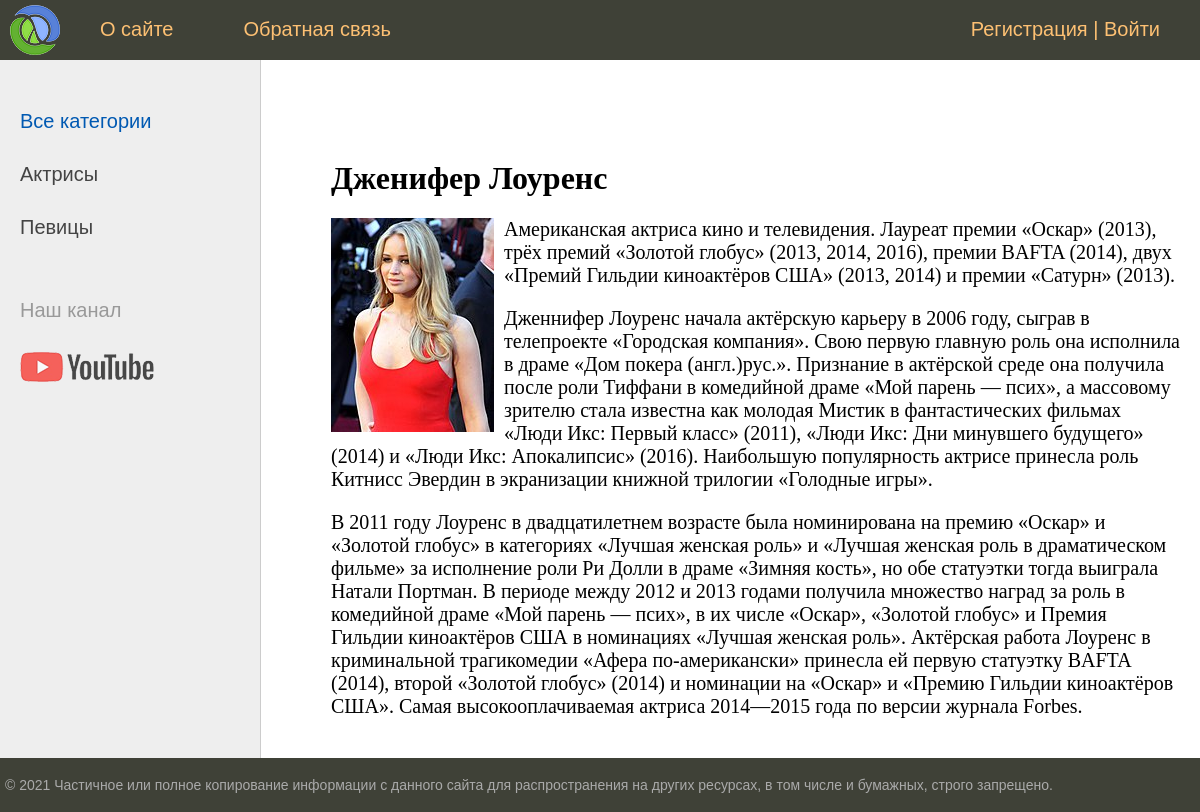
The page /post/dzhenifer-lourens/ on the database its author committed.
### women/models.py (models this page shows, shortened)
class Categories(models.Model):
    name = models.CharField(max_length=100, db_index=True, verbose_name='Категория')
    slug = models.SlugField(max_length=255, unique=True, db_index=True, verbose_name='URL')
    class Meta:
        verbose_name = 'Категория'
        verbose_name_plural = 'Категории'
        ordering = ['name']
    def get_absolute_url(self):
        return reverse('category', kwargs={'cat_slug' : self.slug})

class Women(models.Model):
    title = models.CharField(max_length=255, verbose_name='Заголовок')
    slug = models.SlugField(max_length=255, unique=True, db_index=True, verbose_name='URL')
    content = models.TextField(blank=True, verbose_name='Текст статьи')
    photo = models.ImageField(upload_to = 'photos/%Y/%m/%d/', verbose_name='Выбрать/Изменить фото')
    time_create = models.DateTimeField(auto_now_add=True, verbose_name='Время создания')
    time_update = models.DateTimeField(auto_now=True, verbose_name='Время изменения')
    is_published = models.BooleanField(default=True, verbose_name='Публикация')
    cat = models.ForeignKey('Categories', on_delete=models.PROTECT, verbose_name='Категория')
    class Meta:
        verbose_name = 'Известные женщины'
        verbose_name_plural = 'Известные женщины'
    def __str__(self) -> str:
        return self.title

### women/views.py (the view)
# urls.py: path('post/<slug:post_slug>/', ShowPost.as_view(), name='post'),
class ShowPost(DataMixin,DetailView):
    model = Women
    template_name = 'women/post.html'
    slug_url_kwarg = 'post_slug'
    context_object_name = 'post'
    def get_context_data(self, **kwargs):
        context = super().get_context_data(**kwargs)
        c_def = self.get_user_context(title = context['post'])
        return dict(list(context.items()) + list(c_def.items()))

### women/utils.py (called while the page is built)
    def get_user_context(self, **kwargs):
        context = kwargs
        cats = cache.get('cats')
        if not cats:
            cats = Categories.objects.annotate(Count('women'))
            cache.set('cats', cats, 60)
        user_menu = menu.copy()
        if not self.request.user.is_authenticated:
            user_menu.pop(2)
        context['menu'] = user_menu
        context['cats'] = cats
        if 'cat_selected' not in context:
            context['cat_selected'] = 0
        return context

### women/templates/women/post.html
{% extends 'women/base.html' %}
{% block content %}
<h1>{{ post.title }}</h1>
{% if post.photo %}
<p><img class="img-article-left" src="{{ post.photo.url }}" alt=""></p>
{% endif %}
{% autoescape off %}
{{ post.content|linebreaks }}
{% endautoescape %}
{% endblock %}

### women/templates/women/base.html (shortened to what this page needs)
{% load static %}
{% load women_tags %}
<!DOCTYPE html>
<html>
<head>
	<link type="text/css" href="{% static 'women/css/styles.css' %}" rel="stylesheet" />
</head>
<body>
<table class="table-page" border=0 cellpadding="0" cellspacing="0">
<tr><td valign=top>
{% block mainmenu %}
		<div class="header">
			<ul id="mainmenu" class="mainmenu">
			<li class="logo"><a href="{% url 'home' %}"><div class="logo"></div></a></li>
		{% for m in menu %}
			<li><a href="{% url m.url_name %}">{{m.title}}</a></li>
		{% endfor %}
		{% if request.user.is_authenticated %}
		<li class="last">{{ user.username }} | <a href="{% url 'logout' %}">Выйти</a></li>
		{% else %}
		<li class="last"><a href="{% url 'register' %}">Регистрация</a> | <a href="{% url 'login' %}">Войти</a></li>
		{% endif %}
			</ul>
		</div>
{% endblock mainmenu %}
<table class="table-content" border=0 cellpadding="0" cellspacing="0">
<tr>
	<td valign="top" class="left-chapters">
		<ul id="leftchapters">
		{% if cat_selected == 0 %}
			<li class="selected">Все категории</li>
		{% else %}
			<li><a href="{% url 'home' %}">Все категории</a></li>
		{% endif %}
		{% for c in cats %}
		{% if c.women__count > 0 %}
		{% if c.pk == cat_selected %}
		<li class="selected">{{ c.name }}</li>
		{% else %}
		<li><a href="{{ c.get_absolute_url }}">{{ c.name }}</a></li>
		{% endif %}
		{% endif %}
		{% endfor %}
		<li class="share">
		<p>Наш канал</p>
		<a class="share-yt" href="https://www.youtube.com/channel/UClJzWfGWuGJL2t-3dYKcHTA/playlists" target="_blank" rel="nofollow"></a>
	</li>
	</ul>
</td>
<td valign="top" class="content">
	<div class="content-text">
{% block content %}
{% endblock %}
	</div>
</td></tr></table>
</td></tr>
<tr><td valign=top>
	<div id="footer">
		<p>&copy; 2021 Частичное или полное копирование информации с данного сайта для распространения на других ресурсах, в том числе и бумажных, строго запрещено.</p>
	</div>
</td></tr></table>
</body>
</html>

### women/static/women/css/styles.css (style rules this page uses)
html, body { font-family: 'Arial'; margin: 0; padding: 0; height: 100%; width: 100%; color: #444; }
a { color: #0059b2; text-decoration: none; }
img { max-width: 600px; height: auto; }
img.img-article-left { max-width: 300px; height: auto; float: left; padding: 0 10px 10px 0; }
.table-page { width: 100%; height: 100%; vertical-align: top; }
.table-page tr { height: 100%; }
.header { background: #3F4137; height: 60px; }
.logo { background: url('../images/logo.png') no-repeat 10px 5px; width: 70px; height: 60px; }
ul.mainmenu { list-style: none; margin: 0; padding: 0; height: 60px; color: #fdc073; font-size: 20px; overflow: hidden; }
ul.mainmenu li { float: left; margin: 18px 40px 0 30px; }
ul.mainmenu li.logo { margin: 0; }
ul.mainmenu li.last { float: right; }
ul.mainmenu li a { color: #fdc073; text-decoration: none; }
.table-content { width: 100%; min-height: 100%; height: 100%; }
.left-chapters { margin: 0; background: #eee; border-right: 1px solid #ccc; min-height: 100%; }
.left-chapters ul { width: 230px; min-height: 100%; margin: 0; padding: 20px 10px 10px 20px; list-style: none; font-size: 20px; }
.left-chapters ul li { margin: 30px 0 0 0; color: #999; }
.left-chapters ul li.selected { color: #0059b2; }
.left-chapters ul li a { color: #444; text-decoration: none; }
.left-chapters ul li.share { margin: 60px 0 0 0; }
.left-chapters ul li.share p { margin: 30px 0 30px 0; }
.left-chapters ul li.share a { display: inline-block; width: 40px; height: 40px; margin: 0 20px 0 0; }
.left-chapters ul li.share a.share-yt { width: 100%; height: 30px; background: url('../images/share_yt.png') no-repeat 0 0 }
.content { padding: 40px 20px 20px 40px; width: 100%; box-sizing: border-box; }
.content-text { margin: 60px 0 0 30px; color: #000; font-size: 20px; font-family: Yandex Sans Display Light; }
.content-text h1 { font-size: 32px; }
#footer { box-sizing: border-box; background: #3F4137; padding: 5px; color: #aaa; font-size: 14px; font-family: Verdana, Geneva, Arial, Helvetica; text-align: left; overflow: hidden; }

### rows shown on the page
Categories: name "Актрисы"
Categories: name "Певицы"
Women: title "Дженифер Лоуренс", photo (picture), content "Американская актриса кино и телевидения. Лауреат премии «Оскар» (2013), трёх премий «Золотой глобус» (2013, 2014, 2016), премии BAFTA (2014), двух «Премий Гильдии киноактёров США» (2013, 2014) и премии «Сатурн» (2013). Дженнифер Лоуренс начала актёрскую карьеру в 2006 году, сыграв в телепроекте «Городская компания». Свою первую главную роль она исполнила в драме «Дом покера (англ.)рус.». Признание в актёрской среде она получила после роли Тиффани в комедийной драме «Мой парень — псих», а массовому зрителю стала известна как молодая Мистик в фантастических фильмах «Люди Икс: Первый класс» (2011), «Люди Икс: Дни минувшего будущего» (2014) и «Люди Икс: Апокалипсис» (2016). Наибольшую…"

### other values the page prints
{{ m.title }} "О сайте" "Обратная связь"
